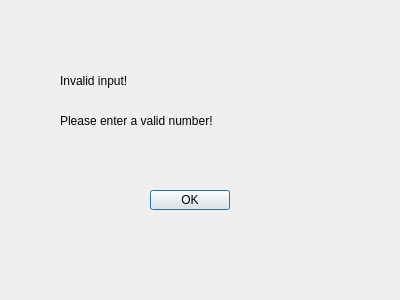
<?xml version="1.0" encoding="UTF-8"?>
<ui version="4.0">
 <class>ErrorWindow</class>
 <widget class="QDialog" name="ErrorWindow">
  <property name="geometry">
   <rect>
    <x>0</x>
    <y>0</y>
    <width>400</width>
    <height>300</height>
   </rect>
  </property>
  <property name="windowTitle">
   <string>Dialog</string>
  </property>
  <widget class="QLabel" name="label">
   <property name="geometry">
    <rect>
     <x>60</x>
     <y>70</y>
     <width>161</width>
     <height>21</height>
    </rect>
   </property>
   <property name="text">
    <string>Invalid input!</string>
   </property>
  </widget>
  <widget class="QLabel" name="label_2">
   <property name="geometry">
    <rect>
     <x>60</x>
     <y>110</y>
     <width>191</width>
     <height>21</height>
    </rect>
   </property>
   <property name="text">
    <string>Please enter a valid number!</string>
   </property>
  </widget>
  <widget class="QPushButton" name="pushButton">
   <property name="geometry">
    <rect>
     <x>150</x>
     <y>190</y>
     <width>80</width>
     <height>20</height>
    </rect>
   </property>
   <property name="text">
    <string>OK</string>
   </property>
  </widget>
 </widget>
 <resources/>
 <connections/>
</ui>
